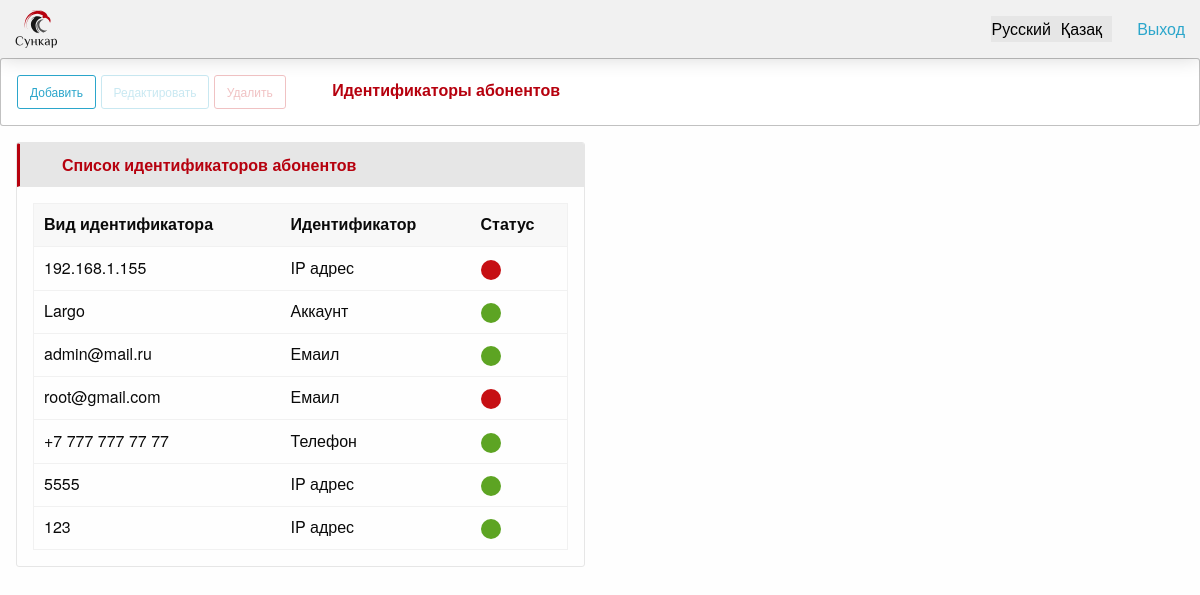
Before: /person_identifiers/ with the older database file.
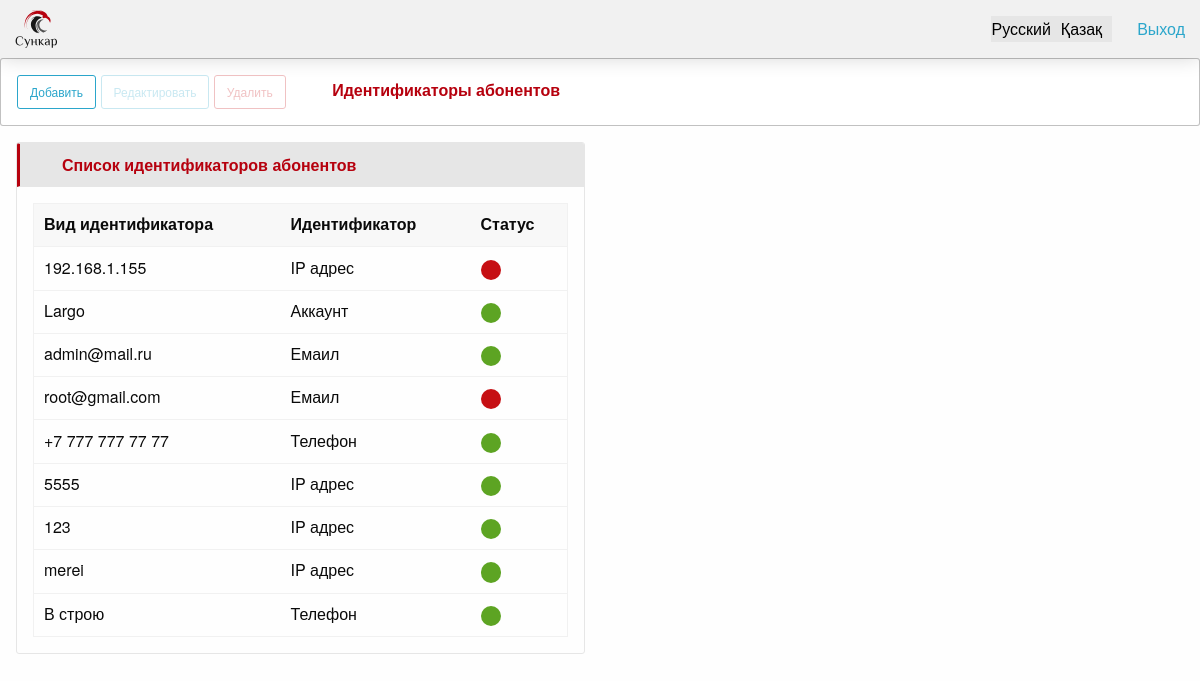
After: the same page with the newer database file.
### apps/kernel/models.py (models this page shows, shortened)
class PersonIdentifier(TimestampMixin):
    class Meta:
        verbose_name = 'Идентификатор абонента'
        verbose_name_plural = 'Идентификаторы абонентов'
        permissions = (
            (
                'menu_view_person_identifiers',
                'Идентификаторы абонентов - в Меню'
            ),
        )
    name = models.CharField(
        max_length=256,
        verbose_name=_('person_identifiers_name')
    )
    kind = models.CharField(
        max_length=16,
        choices=PERSONIDENTIFIER_KIND,
        verbose_name=_('person_identifiers_kind')
    )
    state = models.BooleanField(
        default=True,
        verbose_name='Статус'
    )

### apps/kernel/views.py (the view)
class PersonIdentifierView(ListView):
    template_name = 'kernel/person_identifier/index.html'
    model = models.PersonIdentifier
    context_object_name = 'person_identifiers'
    def get_context_data(self, *, object_list=None, **kwargs):
        ctx = super().get_context_data(**kwargs)
        ctx['form_obj'] = forms.PersonIdentifierForm
        return ctx

### apps/system/context_processors.py (called while the page is built, shortened)
def menu_context(request):
    context_data = dict()
    user = request.user
    if not request.user.is_authenticated:
        return context_data

### apps/kernel/templates/kernel/person_identifier/index.html (shortened to what this page needs)
{% extends 'kernel/person_identifier/base_person_identifier.html' %}
{% load i18n %}
{% block actions %}
    <a class="button small hollow button_custom" onclick="onAdd()">
        {% translate 'add_button' %}
    </a>
    <button class="button small hollow button_custom action_button" disabled onclick="onEdit(this)">
        {% translate 'edit_button' %}
    </button>
    <button class="button small hollow alert button_custom action_button" disabled data-open="delete-window"
            onclick="onDelete(this)">
        {% translate 'delete_button' %}
    </button>
    <span class="headers_section">
        {% translate 'header_section_person_id' %}
    </span>
{% endblock %}
{% block content %}
    <div class="card">
        <div class="card-divider">
            <span class="headers_local">
                {% translate 'header_list_person_id' %}
            </span>
        </div>
        <div class="card-section">
            <table class="unstriped">
                <thead>
                <tr>
                    <th>{% translate 'person_id_table_kind' %}</th>
                    <th>{% translate 'person_id_table_id' %}</th>
                    <th>{% translate 'person_id_table_state' %}</th>
                </tr>
                </thead>
                <tbody>
                {% for obj in person_identifiers %}
                    <tr class="items" id="{{ obj.id }}">
                        <td>
                            {{ obj.name }}
                        </td>
                        <td>
                            {{ obj.get_kind_display }}
                        </td>
                        <td>
                            {% if obj.state %}
                                <span class="badge success">&nbsp;</span>
                            {% else %}
                                <span class="badge alert">&nbsp;</span>
                            {% endif %}
                        </td>
                    </tr>
                {% endfor %}
                </tbody>
            </table>
        </div>
    </div>
{% endblock %}

### apps/kernel/templates/kernel/person_identifier/base_person_identifier.html (shortened to what this page needs)
{% extends 'system/base.html' %}
{% block main %}
    <div class="grid-x grid-margin-x">
        <div class="cell small-6 medium-6 large-6">
            {% block content %}
            {% endblock %}
        </div>
        <div class="cell small-6 medium-6 large-6">
        </div>
    </div>
{% endblock %}

### apps/system/templates/system/base.html (shortened to what this page needs)
{% load static %}
{% load i18n %}
{% translate "title_meta_text" as the_title %}
<!doctype html>
<html class="no-js" lang="en">
<head>
    <link rel="stylesheet" href="{% static 'css/foundation.min.css' %}">
    <link rel="stylesheet" href="{% static 'jstree/themes/default/style.min.css' %}"/>
    <link rel="stylesheet" href="{% static 'css/app.css' %}">
</head>
<body>
<header>
    <div class="top-bar main-top">
        <div class="top-bar-left">
            <ul class="dropdown menu menu_custom" data-dropdown-menu>
                <img src="{% static 'svg/logo.svg' %}" alt="СУНКАР"></li>
            </ul>
        </div>
        <div class="top-bar-right">
            <form action="{% url 'set_language' %}" method="post">
                <ul class="menu">
                    {% get_current_language as LANGUAGE_CODE %}
                    {% get_available_languages as LANGUAGES %}
                    {% get_language_info_list for LANGUAGES as languages %}
                    {% for language in languages %}
                        <li style="margin-right: 10px;">
                            <button type="submit"
                                    name="language"
                                    value="{{ language.code }}"
                                    class="{% if language.code == LANGUAGE_CODE %}selected{% endif %}">
                                {{ language.name_local }}
                            </button>
                        </li>
                    {% endfor %}
                </ul>
            </form>
        </div>
        <div style="padding-left: 25px"><a id="logout" href="{% url 'userapp:logout' %}">Выход</a></div>
    </div>
</header>
<div class="callout">
    <div class="actions">
        {% block actions %}
        {% endblock %}
    </div>
</div>
<main class="margin-horizontal-1">
    {% block main %}
    {% endblock %}
</main>
</body>
</html>

### apps/system/static/css/app.css (style rules this page uses)
.top-bar-left .menu { background: #f1f1f1 !important; }
.main-top { position: relative; background: #f1f1f1 !important; display: flex; align-items: center; padding: 10px 15px; border: none; z-index: 99; box-shadow: 0 0px 20px rgba(0, 0, 0, 0.17); }
.button_custom { margin-bottom: 0; }
.headers_section { margin: 0; font-weight: 600; padding: 9px 20px 9px 42px; color: #b6010e; outline: none; border-radius: 0; user-select: none; }
.headers_local { border: 1px solid #e6e6e6; border-left: 3px solid #b6010e; margin: 0; font-weight: 600; padding: 9px 20px 9px 42px; color: #b6010e; outline: none; border-radius: 0; user-select: none; }
#logout::before { position: absolute; display: block; content: ''; width: 13px; height: 13px; top: 1px; left: -23px; background: url(../svg/ico_exit.svg); }
.card-divider { padding: 0 !important; }

Changed rows visible on the page:
added PersonIdentifier: name "merei", kind "IP адрес", state True (drawn)
added PersonIdentifier: name "В строю", kind "Телефон", state True (drawn)
